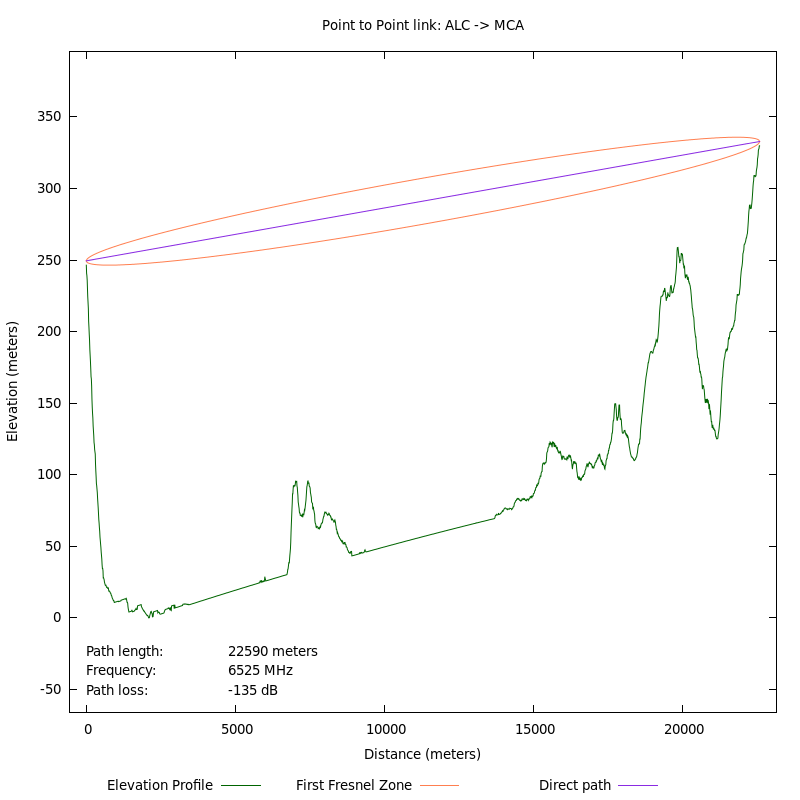

Reproduce this figure in gnuplot.

set xlabel "Distance (meters)"
set ylabel "Elevation (meters)"
set xrange[-564.75:23154.75]
set yrange[-65.957038:395.742228]
set key off

set terminal pngcairo size 320,320 enhanced font 'Verdana,6'
set output "html/WCB/ALC_MCA_thumb.png"

plot 	"html/WCB/ALC_MCA_terrain.dat" using 1:2 with lines title "Elevation Profile" lt rgb "#006400", 	"html/WCB/ALC_MCA_fresnel.dat" using 1:2 with lines title "First Fresnel Zone" lc rgb "#FF7F50" lt 2, 	"html/WCB/ALC_MCA_fresnel.dat" using 3:4 with lines notitle lc rgb "#FF7F50" lt 2, 	"html/WCB/ALC_MCA_ptp.dat" using 1:2 with lines title "Direct path" lt rgb "#8A2BE2"

set title "Point to Point link: ALC -> MCA"
set key bmargin left horizontal
set label "Path length:" offset graph 0.0,-0.05
set label "22590 meters" offset graph 0.2,-0.05
set label "Frequency:" offset graph 0.0,-0.08
set label "6525 MHz" offset graph 0.2,-0.08
set label "Path loss:" offset graph 0.0,-0.11
set label "-135 dB" offset graph 0.2,-0.11

set terminal pngcairo size 800,800 enhanced font 'Verdana,10'
set output "html/WCB/ALC_MCA.png"
replot

set notitle
set terminal epslatex color size 5.75,6
set output "html/WCB/ALC_MCA.tex"
replot
